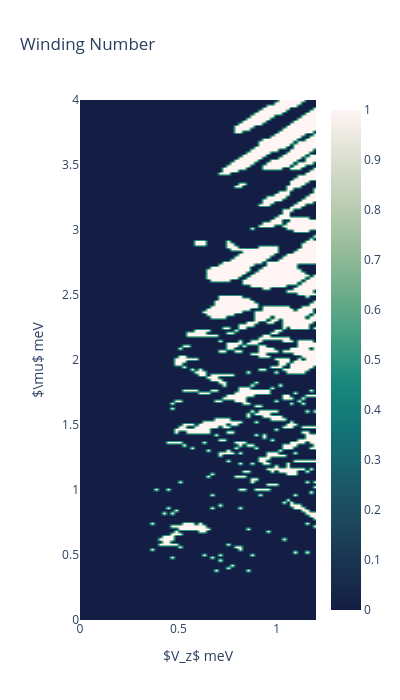

Here is the notebook cell this chart was saved with:
### Code cell
import numpy as np
import plotly.graph_objects as go

# Assuming pdi_arr and filter_pdi are already defined in your environment
mu = pdi_arr[:, 0]    # y-axis in the plot
V_z = pdi_arr[:, 1]   # x-axis in the plot
I = hp.filter_pdi(pdi_arr[:, 2]) # * weight_localizations * mzm_seps # z-axis (color)
#I = pdi_arr[:, 2]  # z-axis (color)

# Create the interactive Plotly heatmap/contour
fig = go.Figure(data=go.Contour(
    x=V_z,
    y=mu,
    z=I,
    colorscale='tempo_r',  # Matches Matplotlib's 'viridis'
    ncontours=100,         # Matches the levels=100 argument
    line_width=0,  
    showscale=True,
    contours=dict(
        coloring='heatmap',
        showlines=False
    ),
    colorbar=dict(
        title=''
    )
))

# Label axes and title
# Plotly naturally renders LaTeX enclosed in $ symbols
fig.update_layout(
    title='Winding Number',
    xaxis_title=r'$V_z$ meV',
    yaxis_title=r'$\mu$ meV',
    xaxis_range=[0.0, 1.2],  # <-- SET YOUR X-AXIS LIMITS HERE
    yaxis_range=[0, 4],
    width=400,
    height=700
)

fig.show()

fig.write_image(Path(plot_dir, 'Winding_Number.png'))

### Figure 1 — Plotly figure (JSON) as saved in the notebook; plotly's stock layout.template omitted (floating-point values rounded to 4 significant figures; data arrays with more than 128 entries replaced by an {"elided": "..."} marker saying what was removed)
{"data": [{"colorbar": {"title": {"text": ""}}, "colorscale": [[0, "rgb(20, 29, 67)"], [0.09091, "rgb(25, 51, 80)"], [0.1818, "rgb(28, 72, 93)"], [0.2727, "rgb(25, 94, 106)"], [0.3636, "rgb(18, 116, 117)"], [0.4545, "rgb(25, 137, 125)"], [0.5455, "rgb(65, 157, 129)"], [0.6364, "rgb(110, 173, 138)"], [0.7273, "rgb(153, 189, 156)"], [0.8182, "rgb(189, 206, 181)"], [0.9091, "rgb(222, 224, 210)"], [1, "rgb(254, 245, 244)"]], "contours": {"coloring": "heatmap", "showlines": false}, "line": {"width": 0}, "ncontours": 100, "showscale": true, "type": "contour", "x": {"elided": "15750 float values"}, "y": {"elided": "15750 float values"}, "z": {"elided": "15750 float values"}}], "layout": {"height": 700, "title": {"text": "Winding Number"}, "width": 400, "xaxis": {"range": [0, 1.2], "title": {"text": "$V_z$ meV"}}, "yaxis": {"range": [0, 4], "title": {"text": "$\\mu$ meV"}}}}
